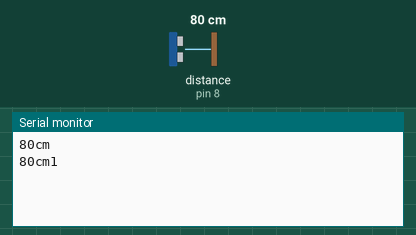
Recording of a sketch running on a simulated Arduino Uno, built with avr-gcc and run on an emulated ATmega328P. Shown: the last lines printed to the serial monitor. Wiring (inferred from the names in the program): ultrasonic range finder: trigger pin 9; echo pin 8. The inputs (shaded band) are chosen by the test bench; at power-on: distance to the obstacle (sensor on pin 8) 80 cm. The echo pulse lasts 58.3 µs per cm.

Above: at 1.8 s.
1.9 s: distance to the obstacle (sensor on pin 8) set to 2 cm
At 2.7 s:
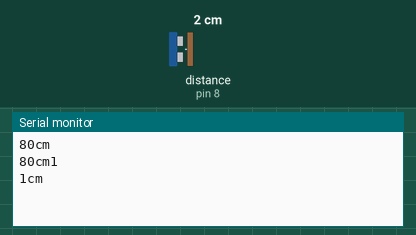
3.4 s: distance to the obstacle (sensor on pin 8) set to 4 cm
At 4.8 s:
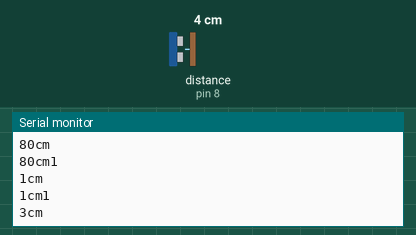
Timing chart, 0 to 6.4 s (numbered marks = the images above; inputs shaded):
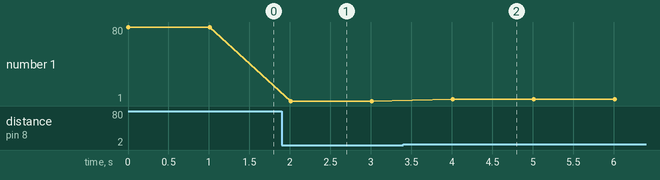

Measured:
- after the input at 1.9 s, the serial monitor: prints a new line after 0.11 s (image 1)
- after the input at 3.4 s, the serial monitor: prints a new line after 0.61 s (image 2)
- plotted number 1: 1 → 3 after the input at 3.4 s

The sketch:

distance_measure_ultrasonic_final_1.ino
```cpp
/* HC-SR04
A Simple Modified version of the Ping Sensor Program t
*/
// this constant won't change. It's the pin number
// of the sensor's output / trigger
const int echo = 8, Trig = 9;
long s=0;
long cm=0;
long cm1=0;
long a=1;
void setup() {
// initialize serial communication:
Serial.begin(9600);
pinMode(Trig, OUTPUT);
pinMode(echo, INPUT);
}
void loop()
{
// establish variables for duration of the ping,
// and the distance result in inches and centimeters:
while(1)
{
long duration, inches, cm,cm1;

// The PING))) is triggered by a HIGH pulse of 10 microseconds.
// Give a short LOW pulse beforehand to ensure a clean HIGH pulse:
digitalWrite(Trig, LOW);
delayMicroseconds(2);
digitalWrite(Trig, HIGH);
delayMicroseconds(10);
digitalWrite(Trig, LOW);
// The echo pin is used to read the signal from the PING))): a HIGH
// pulse whose duration is the time (in microseconds) from the sending
// of the ping to the reception of its echo off of an object.
duration = pulseIn(echo, HIGH);
if(a==1)
{
// convert the time into a distance
//inches = microsecondsToInches(duration);
cm = microsecondsToCentimeters(duration);
//Serial.print(inches);
//Serial.print("in, ");
Serial.print(cm);
Serial.print("cm");
Serial.println();
delay(1000);
a--;
}
else
{cm1 = microsecondsToCentimeters(duration);
//Serial.print(inches);
//Serial.print("in, ");
Serial.print(cm1);
Serial.print("cm1");
Serial.println();
a++;
delay(1000);}
}
s=(cm1-cm);
Serial.print(s);
delay(1000);
}

long microsecondsToInches(long microseconds)
{
// According to Parallax's datasheet for the PING))), there are
// 73.746 microseconds per inch (i.e. sound travels at 1130 feet per
// second). This gives the distance travelled by the ping, outbound
// and return, so we divide by 2 to get the distance of the obstacle.
return microseconds / 74 / 2;
}
long microsecondsToCentimeters(long microseconds)
{
// The speed of sound is 340 m/s or 29 microseconds per centimeter.
// The ping travels out and back, so to find the distance of the
// object we take half of the distance travelled.
return microseconds / 29 / 2;
}
```
